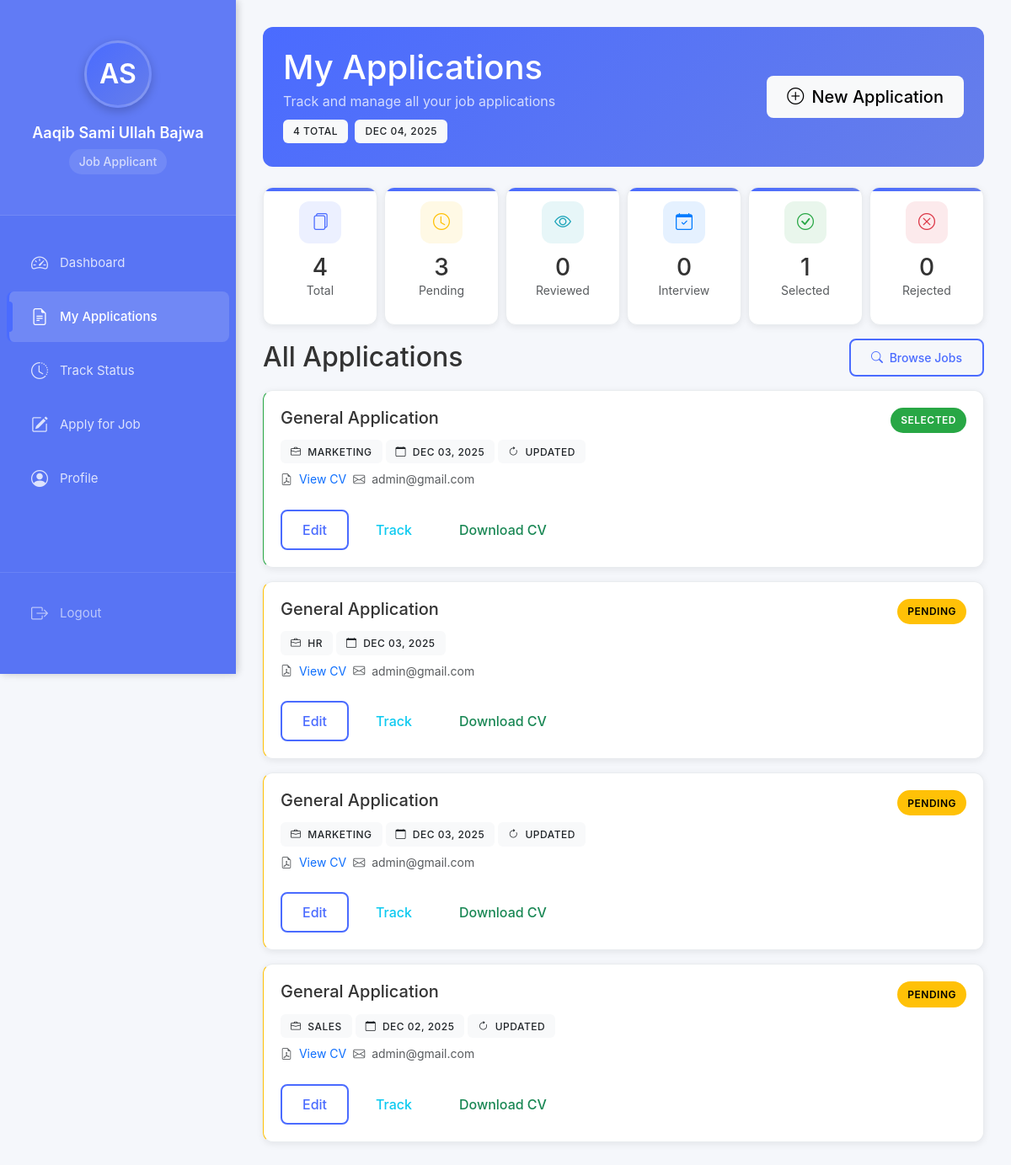
The page /employee/application.php (signed in) on the database its author committed.
### tables this page shows
CREATE TABLE `applications` (
  `id` int(11) NOT NULL,
  `employee_id` int(11) NOT NULL,
  `job_id` int(11) DEFAULT NULL,
  `first_name` varchar(50) NOT NULL,
  `last_name` varchar(50) NOT NULL,
  `gender` enum('Male','Female','Other') NOT NULL,
  `date_of_birth` date NOT NULL,
  `nationality` varchar(50) NOT NULL,
  `visa_status` enum('Visit','Employment') NOT NULL,
  `job_category` varchar(100) NOT NULL,
  `email` varchar(100) NOT NULL,
  `contact_number` varchar(20) NOT NULL,
  `cover_letter` text DEFAULT NULL,
  `cv_filename` varchar(255) DEFAULT NULL,
  `status` enum('Pending','Reviewed','Interview','Selected','Rejected') DEFAULT 'Pending',
  `interview_location` varchar(255) DEFAULT NULL,
  `contact_person_number` varchar(20) DEFAULT NULL,
  `created_at` timestamp NOT NULL DEFAULT current_timestamp(),
  `updated_at` timestamp NOT NULL DEFAULT current_timestamp() ON UPDATE current_timestamp()
);

### config/database.php (called while the page is built, shortened)
<?php
class Database {
    private $host = "localhost";
    private $username = "root";
    private $password = "";
    private $dbname = "career";
    public function __construct() {
        try {
            $this->conn = new PDO(
                "mysql:host={$this->host};dbname={$this->dbname}",
                $this->username,
                $this->password
            );
        } catch(PDOException $e) {
            die("Connection failed: " . $e->getMessage());
        }
    }
}
$db = new Database();
?>

### employee/application.php (the view, shortened to what this page needs)
<?php
require_once '../config/database.php';
$stmt = $db->conn->prepare("
    SELECT a.*, j.title as job_title, j.company as job_company, j.location as job_location
    FROM applications a
    LEFT JOIN job_posts j ON a.job_id = j.id
    WHERE a.employee_id = ?
    ORDER BY a.created_at DESC
");
$stmt->execute([$_SESSION['user_id']]);
$applications = $stmt->fetchAll(PDO::FETCH_ASSOC);
$total_applications = count($applications);
$pending_count = 0;
$reviewed_count = 0;
$interview_count = 0;
$selected_count = 0;
$rejected_count = 0;
foreach ($applications as $app) {
    switch ($app['status']) {
        case 'Pending': $pending_count++; break;
        case 'Selected': $selected_count++; break;
    }
}
?>
<!DOCTYPE html>
<html lang="en">
<head>
    <link href="https://cdn.jsdelivr.net/npm/bootstrap@5.3.0/dist/css/bootstrap.min.css" rel="stylesheet">
    <link rel="stylesheet" href="https://cdn.jsdelivr.net/npm/bootstrap-icons@1.10.0/font/bootstrap-icons.css">
    <link rel="stylesheet" href="../assets/css/style.css">
</head>
<body>
    <div class="dashboard-container">
        <div class="sidebar d-none d-md-block">
            <?php include 'sidebar.php'; ?>
        </div>
        <div class="main-content">
            <div class="applications-header">
                <div class="row align-items-center">
                    <div class="col-md-8 col-12">
                        <h1 class="mb-1">My Applications</h1>
                        <p class="mb-0 opacity-75">Track and manage all your job applications</p>
                        <?php if ($total_applications > 0): ?>
                            <div class="mt-2">
                                <span class="badge bg-light text-dark me-1 mb-1"><?php echo $total_applications; ?> Total</span>
                                <span class="badge bg-light text-dark mb-1"><?php echo date('M d, Y'); ?></span>
                            </div>
                        <?php endif; ?>
                    </div>
                    <div class="col-md-4 col-12 text-md-end text-center mt-2 mt-md-0">
                        <a href="apply.php" class="btn btn-light btn-lg">
                            <i class="bi bi-plus-circle me-1"></i>
                            <span class="d-none d-md-inline">New Application</span>
                        </a>
                    </div>
                </div>
            </div>
            <?php if ($total_applications > 0): ?>
            <div class="row g-2 mb-3">
                <div class="col-4 col-md-2">
                    <div class="stat-card" role="button" tabindex="0" data-filter="all">
                        <div class="stat-icon total">
                            <i class="bi bi-files"></i>
                        </div>
                        <h3 class="mb-0"><?php echo $total_applications; ?></h3>
                        <p class="text-muted mb-0 small">Total</p>
                    </div>
                </div>
                <div class="col-4 col-md-2">
                    <div class="stat-card" role="button" tabindex="0" data-filter="pending">
                        <div class="stat-icon pending">
                            <i class="bi bi-clock"></i>
                        </div>
                        <h3 class="mb-0"><?php echo $pending_count; ?></h3>
                        <p class="text-muted mb-0 small">Pending</p>
                    </div>
                </div>
                <div class="col-4 col-md-2">
                    <div class="stat-card" role="button" tabindex="0" data-filter="reviewed">
                        <div class="stat-icon reviewed">
                            <i class="bi bi-eye"></i>
                        </div>
                        <h3 class="mb-0"><?php echo $reviewed_count; ?></h3>
                        <p class="text-muted mb-0 small">Reviewed</p>
                    </div>
                </div>
                <div class="col-4 col-md-2">
                    <div class="stat-card" role="button" tabindex="0" data-filter="interview">
                        <div class="stat-icon interview">
                            <i class="bi bi-calendar-check"></i>
                        </div>
                        <h3 class="mb-0"><?php echo $interview_count; ?></h3>
                        <p class="text-muted mb-0 small">Interview</p>
                    </div>
                </div>
                <div class="col-4 col-md-2">
                    <div class="stat-card" role="button" tabindex="0" data-filter="selected">
                        <div class="stat-icon selected">
                            <i class="bi bi-check-circle"></i>
                        </div>
                        <h3 class="mb-0"><?php echo $selected_count; ?></h3>
                        <p class="text-muted mb-0 small">Selected</p>
                    </div>
                </div>
                <div class="col-4 col-md-2">
                    <div class="stat-card" role="button" tabindex="0" data-filter="rejected">
                        <div class="stat-icon rejected">
                            <i class="bi bi-x-circle"></i>
                        </div>
                        <h3 class="mb-0"><?php echo $rejected_count; ?></h3>
                        <p class="text-muted mb-0 small">Rejected</p>
                    </div>
                </div>
            </div>
            <?php endif; ?>
            <div class="d-flex justify-content-between align-items-center mb-3">
                <h2 class="mb-0">All Applications</h2>
                <?php if ($total_applications > 0): ?>
                    <div class="d-none d-md-block">
                        <a href="../index.php" class="btn btn-outline-primary btn-sm">
                            <i class="bi bi-search me-1"></i> Browse Jobs
                        </a>
                    </div>
                <?php endif; ?>
            </div>
            <?php if ($total_applications === 0): ?>
                <div class="empty-state">
                    <div class="empty-icon">
                        <i class="bi bi-file-earmark-text"></i>
                    </div>
                    <h3 class="mb-2">No Applications Yet</h3>
                    <p class="text-muted mb-3">Start your job search journey today</p>
                    <div class="d-grid gap-2 d-md-flex justify-content-md-center">
                        <a href="../index.php" class="btn btn-primary btn-lg">
                            <i class="bi bi-search me-2"></i>
                            Browse Jobs
                        </a>
                        <a href="apply.php" class="btn btn-outline-primary">
                            <i class="bi bi-plus-circle me-2"></i>
                            Quick Apply
                        </a>
                    </div>
                </div>
            <?php else: ?>
                <div id="applicationsList">
                    <?php foreach ($applications as $app):
                        $status_class = strtolower($app['status']);
                        $status_badge_class = "badge-" . $status_class;
                        $status_display = $app['status'];
                        $created_date = date('M d, Y', strtotime($app['created_at']));
                        $job_title = htmlspecialchars($app['job_title'] ?: 'General Application');
                        $display_title = strlen($job_title) > 40 ? substr($job_title, 0, 40) . '...' : $job_title;
                    ?>
                    <div class="application-card <?php echo $status_class; ?>" data-status="<?php echo $status_class; ?>" data-id="<?php echo $app['id']; ?>">
                        <div class="row g-2">
                            <div class="col-12">
                                <div class="d-flex justify-content-between align-items-start mb-2">
                                    <div class="flex-grow-1 me-2">
                                        <h5 class="mb-1" title="<?php echo htmlspecialchars($app['job_title'] ?: 'General Application'); ?>">
                                            <?php echo $display_title; ?>
                                        </h5>
                                    </div>
                                    <span class="status-badge <?php echo $status_badge_class; ?>">
                                        <?php echo $status_display; ?>
                                    </span>
                                </div>
                                <div class="d-flex flex-wrap gap-1 mb-2">
                                    <?php if (!empty($app['job_category'])): ?>
                                    <span class="badge bg-light text-dark">
                                        <i class="bi bi-briefcase me-1"></i>
                                        <?php
                                        $category = htmlspecialchars($app['job_category']);
                                        echo strlen($category) > 15 ? substr($category, 0, 15) . '...' : $category;
                                        ?>
                                    </span>
                                    <?php endif; ?>
                                    <span class="badge bg-light text-dark">
                                        <i class="bi bi-calendar me-1"></i> <?php echo $created_date; ?>
                                    </span>
                                    <?php if ($app['updated_at'] != $app['created_at']): ?>
                                        <span class="badge bg-light text-dark">
                                            <i class="bi bi-arrow-clockwise me-1"></i> Updated
                                        </span>
                                    <?php endif; ?>
                                </div>
                                <div class="d-flex flex-wrap align-items-center gap-2">
                                    <?php if (!empty($app['cv_filename'])): ?>
                                    <small class="text-muted">
                                        <i class="bi bi-file-earmark-pdf me-1"></i>
                                        <a href="../uploads/<?php echo $app['cv_filename']; ?>" class="text-decoration-none" target="_blank" title="View CV">
                                            View CV
                                        </a>
                                    </small>
                                    <?php endif; ?>
                                    <small class="text-muted">
                                        <i class="bi bi-envelope me-1"></i>
                                        <?php
                                        $email = htmlspecialchars($app['email']);
                                        echo strlen($email) > 25 ? substr($email, 0, 25) . '...' : $email;
                                        ?>
                                    </small>
                                </div>
                            </div>
                            <div class="col-12">
                                <div class="application-actions">
                                    <a href="edit_application.php?id=<?php echo $app['id']; ?>" class="btn btn-outline-primary action-btn">
                                        <span class="d-none d-md-inline">Edit</span>
                                    </a>
                                    <a href="status.php?id=<?php echo $app['id']; ?>" class="btn btn-outline-info action-btn">
                                        <span class="d-none d-md-inline">Track</span>
                                    </a>
                                    <?php if (!empty($app['cv_filename'])): ?>
                                    <a href="../uploads/<?php echo $app['cv_filename']; ?>" class="btn btn-outline-success action-btn" download>
                                        <span class="d-none d-md-inline">Download CV</span>
                                    </a>
                                    <?php endif; ?>
                                </div>
                            </div>
                        </div>
                    </div>
                    <?php endforeach; ?>
                </div>
            <?php endif; ?>
        </div>
    </div>
</body>
</html>

### rows shown on the page
applications: display_title "General Application", status "SELECTED", job_category "MARKETING", created_at "DEC 03, 2025", shows "UPDATED", email "admin@gmail.com"
applications: display_title "General Application", status "PENDING", job_category "HR", created_at "DEC 03, 2025", email "admin@gmail.com"
applications: display_title "General Application", status "PENDING", job_category "MARKETING", created_at "DEC 03, 2025", shows "UPDATED", email "admin@gmail.com"
applications: display_title "General Application", status "PENDING", job_category "SALES", created_at "DEC 02, 2025", shows "UPDATED", email "admin@gmail.com"

### other values the page prints
$initials "AS"
$_SESSION['first_name'] "Aaqib"
$_SESSION['last_name'] "Sami Ullah Bajwa"
$total_applications "4"
$pending_count "3"
$reviewed_count "0"
$interview_count "0"
$selected_count "1"
$rejected_count "0"
